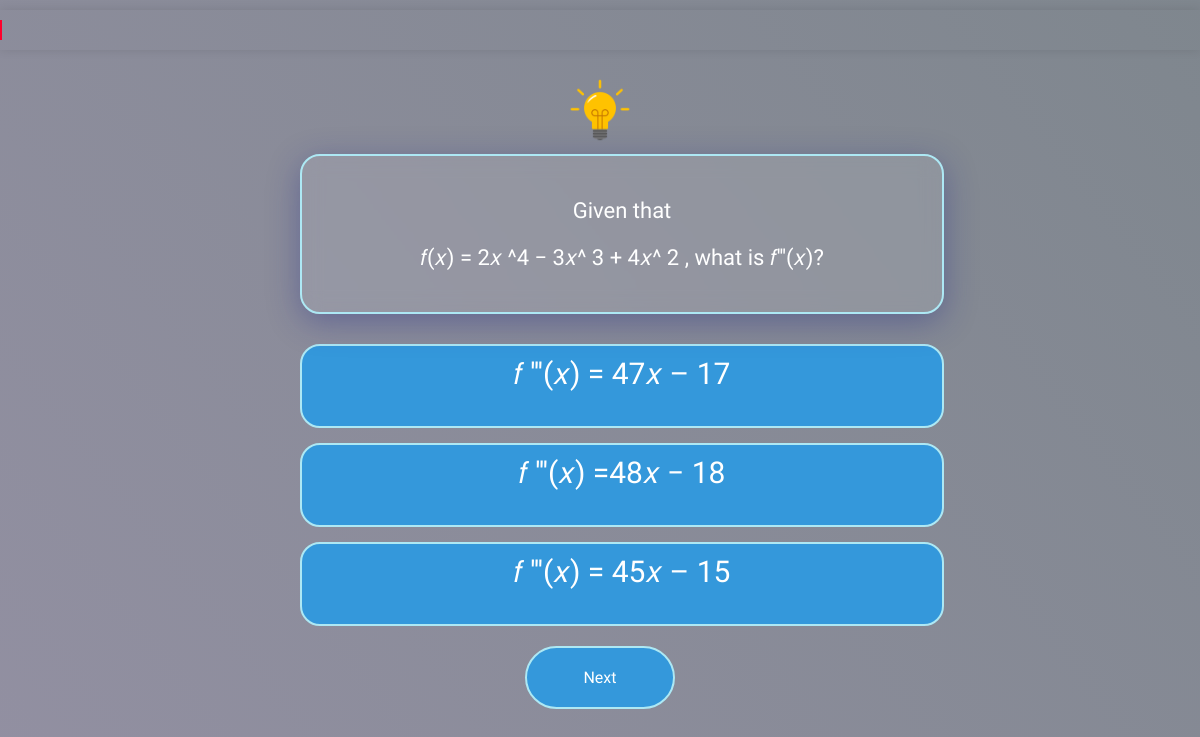
/practice-question/groupD/38/ (signed in), run on the app's committed database.
### quiz/models.py (models this page shows, shortened)
class Question(models.Model):
    TOPIC_CHOICES = [
        ('Limits','Limits'),
        ('Derivative of a function','Derivative of a function'),
        ('Derivatives of trigonometric functions','Derivative of trigonometric functions'),
        ('Derivatives of inverse trigonometric functions','Derivative of inverse trigonometric functions'),
        ('Derivatives of Logarithmic and exponential functions','Derivative of logarithmic and exponential functions'),
        ('Derivatives of Hyperbolic and inverse hyperbolic functions','Derivative of hyperbolic and inverse hyperbolic functions'),
        ('Implicit Differentiation','Implicit Differentiation'),
        ('Explicit Differentiation','Explicit Differentiation'),
        ('Higher Derivative','Higher Derivative'),
    ]
    topic = models.CharField(max_length=100, choices=TOPIC_CHOICES)
    question_text = models.TextField()
    question_formula = models.TextField(blank=True, null=True)
    option_a = models.TextField(null=True, blank=True)
    option_b = models.TextField(null=True, blank=True)
    option_c = models.TextField(null=True, blank=True)
    answer = models.CharField(max_length=100, null=True, blank=True)
    hint_question = models.CharField(max_length=100, null=True, blank=True)
    solution_here = models.ImageField(upload_to='solutions/',blank=True)

### quiz/views.py (the view)
# urls.py: path('practice-question/groupD/<int:practice_mode_instance_id>/', views.practice_question_group_default, name='practice-default-group'),
@csrf_exempt
@login_required(login_url='home')
def practice_question_group_default(request, practice_mode_instance_id):
    practice_mode_instance = PracticeMode.objects.get(id=practice_mode_instance_id)
    time_limit = practice_mode_instance.num_questions * 30
    questions = list(practice_mode_instance.questions.all())
    random.shuffle(questions)
    print(time_limit)
    return render(request,'practiceQuestion/questionGroupDefault.html',{'questions': questions, 'practice_mode_instance_id': practice_mode_instance_id, 'time_limit': time_limit})

### templates/practiceQuestion/questionGroupDefault.html (shortened to what this page needs)
<!DOCTYPE html>
<html lang="en">
<head>
    {% load static %}
    <link rel="stylesheet" href="{% static 'css/question/questionDefault.css' %}">
    <link rel="stylesheet" href="https://unpkg.com/mathlive/dist/mathlive-static.css" />
</head>
<body>
<div id="quiz-container">
    <div id="timer">
    </div>
    {% for question in questions %}
    <div class="question-container" data-question-id="{{ question.id }}">
        <div class="hint">
            <img src="{% static 'img/bulb.png' %}" alt="Hint" onclick="showHint('{{ question.id }}')">
          </div>
        <div class="slide">
            <div class="question">
                <div class="text-question mathlive">
                  <p>{{ question.question_text }}</p>
                </div>
                {% autoescape off %}
                <div class="mathlive text-question">
                  <p>{{ question.question_formula }}</p>
                </div>
                {% endautoescape %}
            </div>
            <div class="choices">
                <label class="mathlive" for="answer{{ question.id }}A">{{ question.option_a }}</label>
                <label class="mathlive" for="answer{{ question.id }}B">{{ question.option_b }}</label>
                <label class="mathlive" for="answer{{ question.id }}C">{{ question.option_c }}</label>
            </div>
        </div>
    </div>
    {% endfor %}
    <div class="navigation-buttons">
        <button id="nextButton" style="display: none;" onclick="nextQuestion()">Next</button>
    </div>
</div>
</body>
</html>

### static/css/question/questionDefault.css (style rules this page uses)
body { font-family: 'Nova Square', sans-serif; background: linear-gradient(232deg, rgba(0, 15, 30, 0.5), rgba(38, 33, 69, 0.5)), url('/static/img/bg.jpg'); background-attachment: fixed; background-size: cover; background-position: center; background-repeat: no-repeat; margin: 0; padding: 0; }
#timer { font-size: 20px; margin-top: 10px; color: #fff; text-align: center; position: fixed; top: 0; left: 50%; transform: translateX(-50%); width: 100%; padding: 10px 0; box-shadow: 0 0 10px rgba(0, 0, 0, 0.1); overflow: hidden; }
#quiz-container { max-width: 600px; margin: 50px auto; padding: 20px; border-radius: 10px; opacity: 1; transition: opacity 1s ease-in-out; text-align: center; }
.question-container { margin-bottom: 20px; opacity: 1; transition: opacity 1s ease-in-out; background: transparent; }
.text-question { text-align: center; align-items: center; }
.question { position: relative; text-align: center; align-items: center; justify-content: center; margin-bottom: 30px; color: #fff; border: 2px solid #ade8f4; background: rgba(255, 255, 255, 0.1); box-shadow: 0 8px 32px 0 rgba(31, 38, 135, 0.37); backdrop-filter: blur(1px); -webkit-backdrop-filter: blur(1px); border-radius: 20px; width: 600px; height: auto; overflow: hidden; padding: 20px; backdrop-filter: blur(10px); font-size: 22px; }
.choices { margin-top: 10px; }
.choices label { display: block; font-size: 30px; font-family: 'Nova Square', sans-serif; padding: 10px; width: 620px; height: 60px; background-color: #3498db; color: #fff; border: 2px solid #ade8f4; border-radius: 20px; cursor: pointer; margin-top: 15px; appearance: none; }
button { font-family: 'Nova Square', sans-serif; padding: 20px; width: 150px; background-color: #3498db; border: 2px solid #ade8f4; color: #fff; border-radius: 40px; font-size: 16px; cursor: pointer; transition: background-color 0.3s ease; }
.hint img { width: 80px; height: auto; cursor: pointer; }

### data on the page
Question: question_text "Given that", question_formula "𝑓(𝑥) = 2𝑥 ^4 − 3𝑥^ 3 + 4𝑥^ 2 , what is 𝑓′′′(𝑥)?", option_a "𝑓 ′′′(𝑥) = 47𝑥 – 17", option_b "𝑓 ′′′(𝑥) =48𝑥 − 18", option_c "𝑓 ′′′(𝑥) = 45𝑥 – 15"
